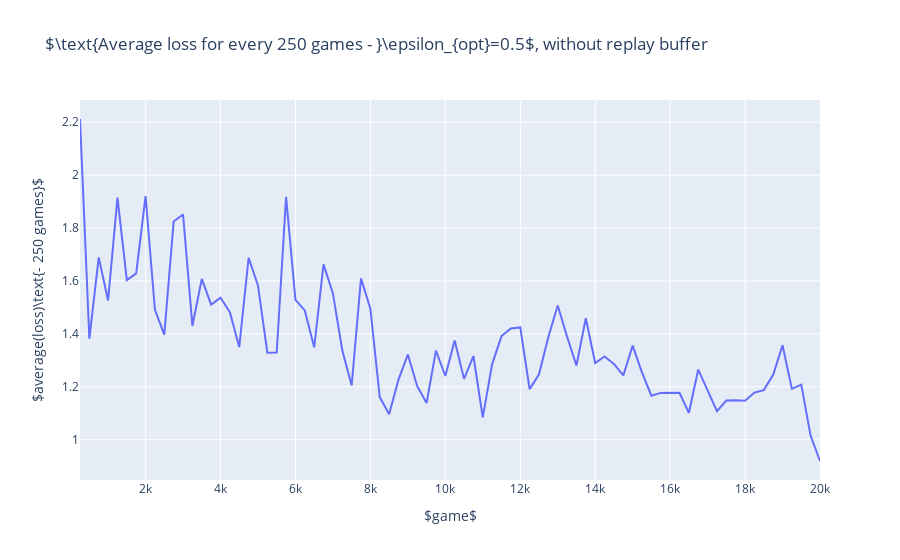

This figure's notebook cell:
### Code cell
fig = go.Figure()

fig.add_trace(go.Scatter(x=x, y=losses, mode='lines'))

fig.update_layout(
    title=r'$\text{Average loss for every %d games - }\epsilon_{opt}=0.5$, without replay buffer' % averaging_steps,
    xaxis_title=r'$game$',
    yaxis_title=r'$average(loss)\text{- %d games}$' % (averaging_steps),
)

fig.show()
